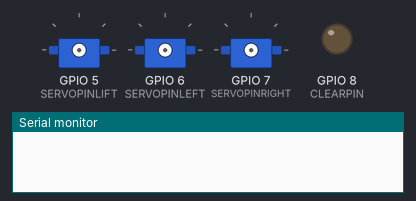
Simulated run of this sketch. Board: ESP32-C3. Shown: 3 × servo, output pins drawn as LEDs (lit = HIGH), the last lines printed to the serial monitor. WiFi joins after 1.5 s; servers stay silent unless stated; the local clock reads 2024-03-15 10:24:30 at power-on unless the sketch sets it.

Above: at 0.1 s.
At 1.6 s:
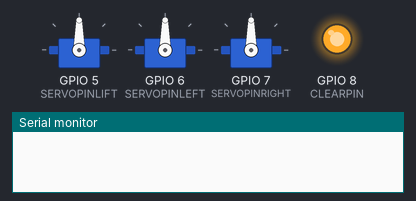
At 2.6 s:
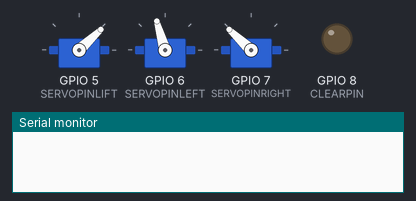
At 3.8 s:
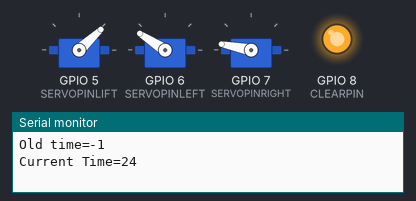
At 11.7 s:
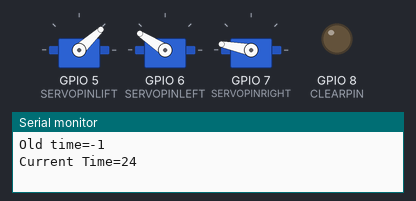
At 38.7 s:
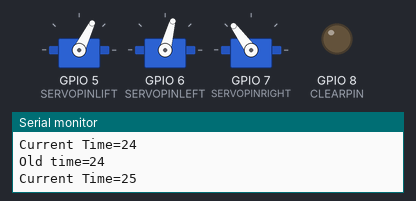
Timing chart, 0 to 40.0 s (numbered marks = the images above):
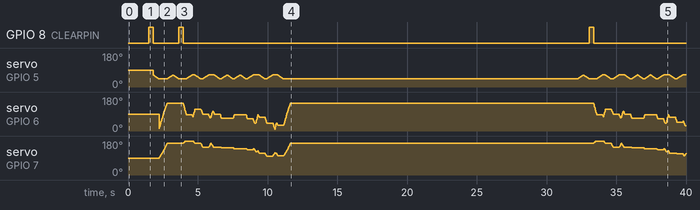

The sketch:

Pennino.ino
```cpp
//#include <Time.h>

// Plotclock
// cc - Original Project by Johannes Heberlein 2014
// v 1.02
// thingiverse.com/joo   wiki.fablab-nuernberg.de
// units: mm; microseconds; radians
// origin: bottom left of drawing surface
// time library see http://playground.arduino.cc/Code/time
// RTC  library see http://playground.arduino.cc/Code/time
//               or http://www.pjrc.com/teensy/td_libs_DS1307RTC.html
// Change log:
// 1.01  Release by joo at https://github.com/9a/plotclock
// 1.02  Additional features implemented by Dave (https://github.com/Dave1001/):
//       - added ability to calibrate servofaktor seperately for left and right servos
//       - added code to support DS1307, DS1337 and DS3231 real time clock chips
//       - see http://www.pjrc.com/teensy/td_libs_DS1307RTC.html for how to hook up the real time clock
// 1.03  Fixed the length bug at the servo2 angle calculation, other fixups
//
//
// 1.04  04/2025 Additional features implemented by Davide Gatti (www.survivalhacking.it) and renamed project to PENNINO
//       - Ported to ESP32C3 with NTP time sync with daylight management (CEST)
//       - Easy WIFI configurator with WIFI Portal
//       - Driving an electronic blackboard, which is erased on electrical command
//       - Changed parameter for MG996R big servo
//       - Complete 3D project to easy assembly the plot clock
//       - Full comprensive english comments


// Include necessary libraries
#include <Time.h>        // Library for handling time-based operations (e.g., NTP synchronization)
#include <ESP32Servo.h>  // Library for controlling servos with ESP32
#include <WiFi.h>        // Wi-Fi connectivity library for ESP32
#include <WiFiManager.h> // Library for managing Wi-Fi connection via a portal
#include <TimeLib.h>     // Library to access system time DST functions


// #define CALIBRATION  // Uncomment this line to enter the calibration mode for servo movements
// In calibration mode, the servos will continue to move at a 45-degree angle in opposite directions.
// If they do not make a 45-degree movement, variables SERVOFAKTORLEFT and SERVOFAKTORRIGHT must be changed so that the servos do not move correctly at 45 degrees.

#define WISHY 3  // Custom constant, likely used in your logic

// Constants defining servo control parameters for left and right motors
#define SERVOFAKTORLEFT 1140  // Servo factor for the left motor to convert angle to PWM
#define SERVOFAKTORRIGHT 830  // Servo factor for the right motor to convert angle to PWM
#define SERVOLEFTNULL 1950    // Neutral position for the left servo motor (in microseconds)
#define SERVORIGHTNULL 815    // Neutral position for the right servo motor (in microseconds)

// Pin definitions for connected servos and other hardware
#define SERVOPINLIFT  5      // Pin for controlling the lifting servo
#define SERVOPINLEFT  6      // Pin for controlling the left servo
#define SERVOPINRIGHT 7      // Pin for controlling the right servo
#define CLEARPIN      8      // Pin used to clear a display (e.g., clearing screen)

// Constants for positioning of the servos during operation
#define ZOFF 90  // Offset for adjusting servo positions
#define LIFT0 1110 + ZOFF  // Servo position for lift zero (MOVE)
#define LIFT1 900 + ZOFF   // Servo position for lift one (WRITE)

#define LIFTSPEED 2000  // Speed of lifting action in microseconds

// Physical arm segment lengths in mm
#define L1 55  // Length of the first segment of the L arm (in mm)
#define L2 82  // Length of the second segment of the L arm (in mm)
#define L3 13  // Length of the third segment of the R arm (in mm)
#define L4 70  // Length of the fourth segment of the R arm (in mm)

// Arm offsets for the starting positions of the servos
#define O1X 35  // X-coordinate of the L servo center (in mm)
#define O1Y -55 // Y-coordinate of the L servo center (in mm)
#define O2X 83  // X-coordinate of the R servo center(in mm)
#define O2Y -55 // Y-coordinate of the R servo center (in mm)

// Servo initialization
int servoLift = LIFT0;         // Lift up
Servo servo1, servo2, servo3;  // Servo objects for controlling the lift, left, and right servos

// Variables for tracking last known coordinates and time
volatile double lastX = 75;   // Last X position of the arm
volatile double lastY = 47.5; // Last Y position of the arm
int last_min = -1;  // Last minute value for time checking to reduce unnecessary updates
int FirstTime=0;    // FirstTime management for calibration

// Structure to store local time information
struct tm timeinfo;  // Holds current time data, updated every loop iteration


void resetWiFi() {
  WiFiManager wifiManager;
  wifiManager.resetSettings();
}

void setup()
{
#ifdef CALIBRATION
  // If calibration is enabled, do nothing special here and proceed with servo calibration
  resetWiFi();
#else
  // Initialize Wi-Fi and connect using WiFiManager (automatically creates a portal to input Wi-Fi credentials)
  WiFiManager wifiManager;
  wifiManager.autoConnect("PENNINO");  // Automatically connects to Wi-Fi with the provided name "FLIPCLOCK"
#endif

  Serial.begin(115200);  // Initialize serial communication for debugging

  // Attach servos to respective pins for control
  servo1.attach(SERVOPINLIFT);
  servo2.attach(SERVOPINLEFT);
  servo3.attach(SERVOPINRIGHT);

  // Initialize pin for clearing display (if used)
  pinMode(CLEARPIN, OUTPUT);
  CleanScreen();  // Clear the display at startup
  number(1, 1, 222, 1);  // Display home screen (or default starting display)

#ifdef CALIBRATION
  // If in calibration mode, skip NTP setup and proceed with servo calibration
#else
  // Set the correct time zone for Italy (CET/CEST) using configTime function
  int timeZoneOffset = isDST() ? 7200 : 3600;  // CEST: +2 hours (7200 seconds), CET: +1 hour (3600 seconds)

  // Set up Network Time Protocol (NTP) to synchronize system time with an external server
  configTime(timeZoneOffset, timeZoneOffset, "pool.ntp.org");  // Timezone Offset in seconds

  // Wait until the time is successfully synced
  while (!getLocalTime(&timeinfo)) {
    Serial.println("Waiting for NTP synchronization...");
    delay(1000);  // Retry every second until time is synchronized
  }
  Serial.println("Initialization complete. Time synchronized via NTP.");
#endif

#ifdef CALIBRATION
  // If in calibration mode, calibrate the servos' positions
  calibrateServos();
#endif
}

void loop()
{
#ifdef CALIBRATION
  // In calibration mode, attach servos if not already attached, and proceed with calibration
  if (!servo1.attached()) servo1.attach(SERVOPINLIFT);
  if (!servo2.attached()) servo2.attach(SERVOPINLEFT);
  if (!servo3.attached()) servo3.attach(SERVOPINRIGHT);
  calibrateServos();
#else
  // Ensure servos are properly attached before usage
  if (!servo1.attached()) servo1.attach(SERVOPINLIFT);
  if (!servo2.attached()) servo2.attach(SERVOPINLEFT);
  if (!servo3.attached()) servo3.attach(SERVOPINRIGHT);

  // Update the current time by synchronizing with the NTP server
  if (!getLocalTime(&timeinfo)) return;  // If time sync fails, skip the loop iteration

  // Debugging output for current time
  Serial.print("Old time=");
  Serial.println(last_min);
  Serial.print("Current Time=");
  Serial.println(timeinfo.tm_min);

  // Only update the display and servo positions once per minute
  if (last_min != timeinfo.tm_min) {
    lift(0);                    // Upper the pen to stop drawing

    int i = 0;

    int h = timeinfo.tm_hour;   // Get current hour
    int m = timeinfo.tm_min;    // Get current minute

    float factorH = 1;          // Scaling factor for hours display
    float factorM = 1.1;        // Scaling factor for minutes display
    float Ypos = 35;            // Vertical position for hour/minute display

    // Display hour digits
    while ((i + 1) * 10 <= h) i++;  // Determine the first digit of the hour
    number(1, 1, 111, 1);  // Display a colon separator
    number(-7, Ypos, i, factorH);  // Display the first digit of the hour
    number(9, Ypos, (h - i * 10), factorH);  // Display the second digit of the hour
    number(22, Ypos, 11, factorH);  // Display the colon separator

    // Display minute digits
    i = 0;
    while ((i + 1) * 10 <= m) i++;  // Determine the first digit of the minute
    number(32, Ypos, i, factorM);  // Display the first digit of the minute
    number(50, Ypos + 5, (m - i * 10), factorM);  // Display the second digit of the minute

    // Reset display to home screen after a brief delay
    number(1, 1, 222, 1);  // Return display to the default state
    last_min = timeinfo.tm_min;  // Store the current minute for future comparisons
    delay(580);  // Small delay to reduce flicker on the display
    servo1.detach();  // Detach servos to save power after operation
    servo2.detach();
    servo3.detach();
  } else {
    delay(10000);  // If no update is needed, wait for 10 seconds
  }
#endif
}

// Servo calibration function: Moves servos to predefined positions to calibrate their ranges
void calibrateServos() {
  if (FirstTime==0) {  // Moves servos to predefined positions for 10 seconds
    lift(0);           // Lift the pen to drawing
    drawTo(-3, 29.2);  // Move arm to a predefined coordinate
    delay(10000);
    FirstTime=1;
  }
  lift(1);           // Lift the pen to stop drawing
  drawTo(-3, 29.2);  // Move arm to a predefined coordinate
  delay(500);        // Short delay between movements
  drawTo(74.1, 28);  // Move arm to another coordinate
  delay(500);        // Short delay between movements
}

// Function to draw a line from the current position to the given coordinates
void drawTo(double pX, double pY) {
  double dx, dy, c;
  int i;

  dx = pX - lastX;  // Calculate the change in X direction
  dy = pY - lastY;  // Calculate the change in Y direction
  c = floor(7 * sqrt(dx * dx + dy * dy));  // Calculate the number of steps required for the movement

  if (c < 1) c = 1;  // Ensure at least one step is taken if the movement is small

  // Draw the line in steps by interpolating between the start and end coordinates
  for (i = 0; i <= c; i++) {
    set_XY(lastX + (i * dx / c), lastY + (i * dy / c));  // Incrementally move towards the target position
  }

  lastX = pX;  // Update the current position to the new coordinates
  lastY = pY;
}

// Function to set servo positions based on target X and Y coordinates
void set_XY(double Tx, double Ty) {
  delay(1);  // Small delay to avoid too rapid movements

  double dx, dy, c, a1, a2, Hx, Hy;

  dx = Tx - O1X;  // Calculate the horizontal distance to the target
  dy = Ty - O1Y;  // Calculate the vertical distance to the target
  c = sqrt(dx * dx + dy * dy);  // Calculate the total distance
  a1 = atan2(dy, dx);  // Calculate the angle for the first servo
  a2 = return_angle(L1, L2, c);  // Calculate the angle for the second servo

  // Set the position for the left servo based on the calculated angles
  servo2.writeMicroseconds(floor(((a2 + a1 - M_PI) * SERVOFAKTORLEFT) + SERVOLEFTNULL));

  // Calculate additional movements for the third servo (right servo)
  a2 = return_angle(L2, L1, c);
  Hx = Tx + L3 * cos((a1 - a2 + 0.621) + M_PI);  // Calculate the X position for right servo movement
  Hy = Ty + L3 * sin((a1 - a2 + 0.621) + M_PI);  // Calculate the Y position for right servo movement

  dx = Hx - O2X;  // Calculate the distance for the right servo
  dy = Hy - O2Y;  // Calculate the distance for the right servo
  c = sqrt(dx * dx + dy * dy);  // Calculate the total distance for the right servo
  a1 = atan2(dy, dx);  // Calculate the angle for the right servo
  a2 = return_angle(L1, L4, c);  // Calculate the inverse kinematics for the right servo

  // Set the position for the right servo based on calculated angles
  servo3.writeMicroseconds(floor(((a1 - a2) * SERVOFAKTORRIGHT) + SERVORIGHTNULL));
}

// Function to calculate the angle based on inverse kinematics for servo positions
double return_angle(double a, double b, double c) {
  return acos((a * a + c * c - b * b) / (2 * a * c));  // Calculate the angle for servo motors using the law of cosines
}

// Lift function: Controls the lifting action of the arm based on different positions
void lift(char lift) {
  switch (lift) {
    case 0:  // Move to lift position 0 (default position)
      if (servoLift >= LIFT0) {
        while (servoLift >= LIFT0) {
          servoLift--;
          servo1.writeMicroseconds(servoLift);  // Decrease servo position
          delayMicroseconds(LIFTSPEED);  // Wait for the movement to complete
        }
      } else {
        while (servoLift <= LIFT0) {
          servoLift++;
          servo1.writeMicroseconds(servoLift);  // Increase servo position
          delayMicroseconds(LIFTSPEED);  // Wait for the movement to complete
        }
      }
      break;

    case 1:  // Move to lift position 1
      if (servoLift >= LIFT1) {
        while (servoLift >= LIFT1) {
          servoLift--;
          servo1.writeMicroseconds(servoLift);  // Move the servo down
          delayMicroseconds(LIFTSPEED);  // Wait for the movement to complete
        }
      } else {
        while (servoLift <= LIFT1) {
          servoLift++;
          servo1.writeMicroseconds(servoLift);  // Move the servo up
          delayMicroseconds(LIFTSPEED);  // Wait for the movement to complete
        }
      }
      break;

  }
}

// Function to clear the screen by setting the appropriate pin high
void CleanScreen(void) {
  digitalWrite(CLEARPIN, HIGH);  // Set the CLEARPIN high to clear display
  delay(300);  // Wait for 300ms to ensure clearing is done
  digitalWrite(CLEARPIN, LOW);   // Reset CLEARPIN back to low
}

// Function to draw a counterclockwise arc (used for drawing shapes)
void bogenUZS(float bx, float by, float radius, int start, int ende, float sqee) {
  float inkr = -0.05;  // Increment value for angle calculation
  float count = 0;     // Variable to track the arc's progress

  // Draw the arc in steps based on angle increment
  do {
    drawTo(sqee * radius * cos(start + count) + bx,
           radius * sin(start + count) + by);  // Calculate the next point on the arc
    count += inkr;  // Increment the angle
  }
  while ((start + count) > ende);  // Continue until the end angle is reached
}

// Function to draw a clockwise arc (used for drawing shapes)
void bogenGZS(float bx, float by, float radius, int start, int ende, float sqee) {
  float inkr = 0.05;  // Increment value for angle calculation
  float count = 0;     // Variable to track the arc's progress

  // Draw the arc in steps based on angle increment
  do {
    drawTo(sqee * radius * cos(start + count) + bx,
           radius * sin(start + count) + by);  // Calculate the next point on the arc
    count += inkr;  // Increment the angle
  }
  while ((start + count) <= ende);  // Continue until the end
}


// Function to draw numbers (0-9) or special characters like dot (11), clear screen (111), home (222)
// Each case handles drawing specific shapes or symbols based on the number (num) provided as input
void number(float bx, float by, int num, float scale) {

    // Switch statement to handle each case based on the number (num) provided
    switch (num) {

    // Case for drawing the number '0'
    case 0:
      // Draw from (bx + 12*scale, by + 6*scale) position to the next point.
      drawTo(bx + 12 * scale, by + 6 * scale);
      lift(0);  // Lower the pen to continue drawing
      // Draw the curve (arc) from (bx + 7*scale, by + 10*scale) with certain curvature and scale
      bogenGZS(bx + 7 * scale, by + 10 * scale, 10 * scale, -0.8, 6.7, 0.5);
      lift(1);  // Lift the pen to stop drawing
      break;

    // Case for drawing the number '1'
    case 1:
      // Draw from (bx + 3*scale, by + 15*scale) to (bx + 10*scale, by + 20*scale) and then down
      drawTo(bx + 3 * scale, by + 15 * scale);
      lift(0);
      drawTo(bx + 10 * scale, by + 20 * scale);
      drawTo(bx + 10 * scale, by + 0 * scale);
      lift(1);
      break;

    // Case for drawing the number '2'
    case 2:
      // Draw starting from (bx + 2*scale, by + 12*scale)
      drawTo(bx + 2 * scale, by + 12 * scale);
      lift(0);
      // Draw an upward arc (bogenUZS) from (bx + 8*scale, by + 14*scale)
      bogenUZS(bx + 8 * scale, by + 14 * scale, 6 * scale, 3, -0.8, 1);
      // Complete the number '2' by drawing horizontal lines
      drawTo(bx + 1 * scale, by + 0 * scale);
      drawTo(bx + 12 * scale, by + 0 * scale);
      lift(1);
      break;

    // Case for drawing the number '3'
    case 3:
      // Start drawing from (bx + 2*scale, by + 17*scale)
      drawTo(bx + 2 * scale, by + 17 * scale);
      lift(0);
      // Draw two arcs to form the number '3'
      bogenUZS(bx + 5 * scale, by + 15 * scale, 5 * scale, 3, -2, 1);
      bogenUZS(bx + 5 * scale, by + 5 * scale, 5 * scale, 1.57, -3, 1);
      lift(1);
      break;

    // Case for drawing the number '4'
    case 4:
      // Start from the bottom-left of the number '4'
      drawTo(bx + 10 * scale, by + 0 * scale);
      lift(0);
      // Draw vertical and diagonal lines forming the number '4'
      drawTo(bx + 10 * scale, by + 20 * scale);
      drawTo(bx + 2 * scale, by + 6 * scale);
      drawTo(bx + 12 * scale, by + 6 * scale);
      lift(1);
      break;

    // Case for drawing the number '5'
    case 5:
      // Start drawing from (bx + 2*scale, by + 5*scale)
      drawTo(bx + 2 * scale, by + 5 * scale);
      lift(0);
      // Draw an arc to form part of the number '5'
      bogenGZS(bx + 5 * scale, by + 6 * scale, 6 * scale, -2.5, 2, 1);
      // Complete the number '5' by drawing lines
      drawTo(bx + 5 * scale, by + 20 * scale);
      drawTo(bx + 12 * scale, by + 20 * scale);
      lift(1);
      break;

    // Case for drawing the number '6'
    case 6:
      // Start from (bx + 2*scale, by + 10*scale)
      drawTo(bx + 2 * scale, by + 10 * scale);
      lift(0);
      // Draw an arc to form the upper part of the number '6'
      bogenUZS(bx + 7 * scale, by + 6 * scale, 6 * scale, 2, -4.4, 1);
      // Complete the number '6' by drawing the rest of the lines
      drawTo(bx + 11 * scale, by + 20 * scale);
      lift(1);
      break;

    // Case for drawing the number '7'
    case 7:
      // Start from the top-left of the number '7'
      drawTo(bx + 2 * scale, by + 20 * scale);
      lift(0);
      // Draw the top line and then the diagonal line forming the '7'
      drawTo(bx + 12 * scale, by + 20 * scale);
      drawTo(bx + 2 * scale, by + 0);
      lift(1);
      break;

    // Case for drawing the number '8'
    case 8:
      // Start from (bx + 5*scale, by + 10*scale)
      drawTo(bx + 5 * scale, by + 10 * scale);
      lift(0);
      // Draw two arcs forming the top and bottom of the number '8'
      bogenUZS(bx + 5 * scale, by + 15 * scale, 5 * scale, 4.7, -1.6, 1);
      bogenGZS(bx + 5 * scale, by + 5 * scale, 5 * scale, -4.7, 2, 1);
      lift(1);
      break;

    // Case for drawing the number '9'
    case 9:
      // Start from (bx + 9*scale, by + 11*scale)
      drawTo(bx + 9 * scale, by + 11 * scale);
      lift(0);
      // Draw an arc to form the upper part of the number '9'
      bogenUZS(bx + 7 * scale, by + 15 * scale, 5 * scale, 4, -0.5, 1);
      // Complete the number '9' by drawing the bottom line
      drawTo(bx + 5 * scale, by + 0);
      lift(1);
      break;

    // Case for clearing the screen
    case 111:
      lift(1);  // Lift the pen before clearing the screen
      CleanScreen();  // Call to a function that clears the screen (removes any drawn content)
      break;

    // Case for returning the pen to the home position (resetting drawing position)
    case 222:
      lift(1);  // Lift the pen to stop drawing
      drawTo(-3.0, 20.0);  // Move the pen to a pre-defined home position (coordinates are (-3.0, 20.0))
      break;

    // Case for drawing a dot (for '11')
    case 11:
      // Start drawing a dot at (bx + 5*scale, by + 15*scale)
      drawTo(bx + 5 * scale, by + 15 * scale);
      lift(0);  // Lift the pen for smooth transition into arc
      // Draw a small arc to represent the dot
      bogenGZS(bx + 5 * scale, by + 15 * scale, 0.1 * scale, 1, -1, 1);
      delay(10);  // Add a small delay for smoother drawing
      lift(1);  // Lift the pen after finishing the dot
      // Move to the bottom of the dot and draw another arc for the lower part
      drawTo(bx + 5 * scale, by + 5 * scale);
      lift(0);
      bogenGZS(bx + 5 * scale, by + 5 * scale, 0.1 * scale, 1, -1, 1);
      delay(10);  // Delay again to ensure smooth drawing
      lift(1);  // Lift the pen again to complete the operation
      break;
  }
}

// Function to check if we are in Daylight Saving Time (DST) - CEST
bool isDST() {
  // Get current month and day from the TimeLib library
  int currentMonth = month();
  int currentDay = day();
  int currentYear = year();

  // DST rule for Italy:
  // - Daylight Saving Time (CEST) starts on the last Sunday of March and ends on the last Sunday of October

  // Create a tmElements_t structure to use with makeTime
  tmElements_t tmMarch = {0};
  tmMarch.Year = currentYear - 1970;  // tmElements_t stores the year as the number of years since 1970
  tmMarch.Month = 3;
  tmMarch.Day = 31;  // March 31st

  // Calculate the last Sunday of March
  int lastSundayOfMarch = 31 - weekday(makeTime(tmMarch)) + 1;

  // If the current day is on or after the last Sunday in March, DST is active
  if (currentMonth == 3 && currentDay >= lastSundayOfMarch) {
    return true;
  }

  // Create a tmElements_t structure to use with makeTime
  tmElements_t tmOctober = {0};
  tmOctober.Year = currentYear - 1970;
  tmOctober.Month = 10;
  tmOctober.Day = 31;  // October 31st

  // Calculate the last Sunday of October
  int lastSundayOfOctober = 31 - weekday(makeTime(tmOctober)) + 1;

  // If the current day is before the last Sunday in October, DST is still active
  if (currentMonth == 10 && currentDay < lastSundayOfOctober) {
    return true;
  }

  return false;
}
```

Measured:
- by itself, GPIO 8 (CLEARPIN): goes LOW 1.9 s, HIGH 0.30 s, LOW 29.1 s, HIGH 0.30 s, then LOW
